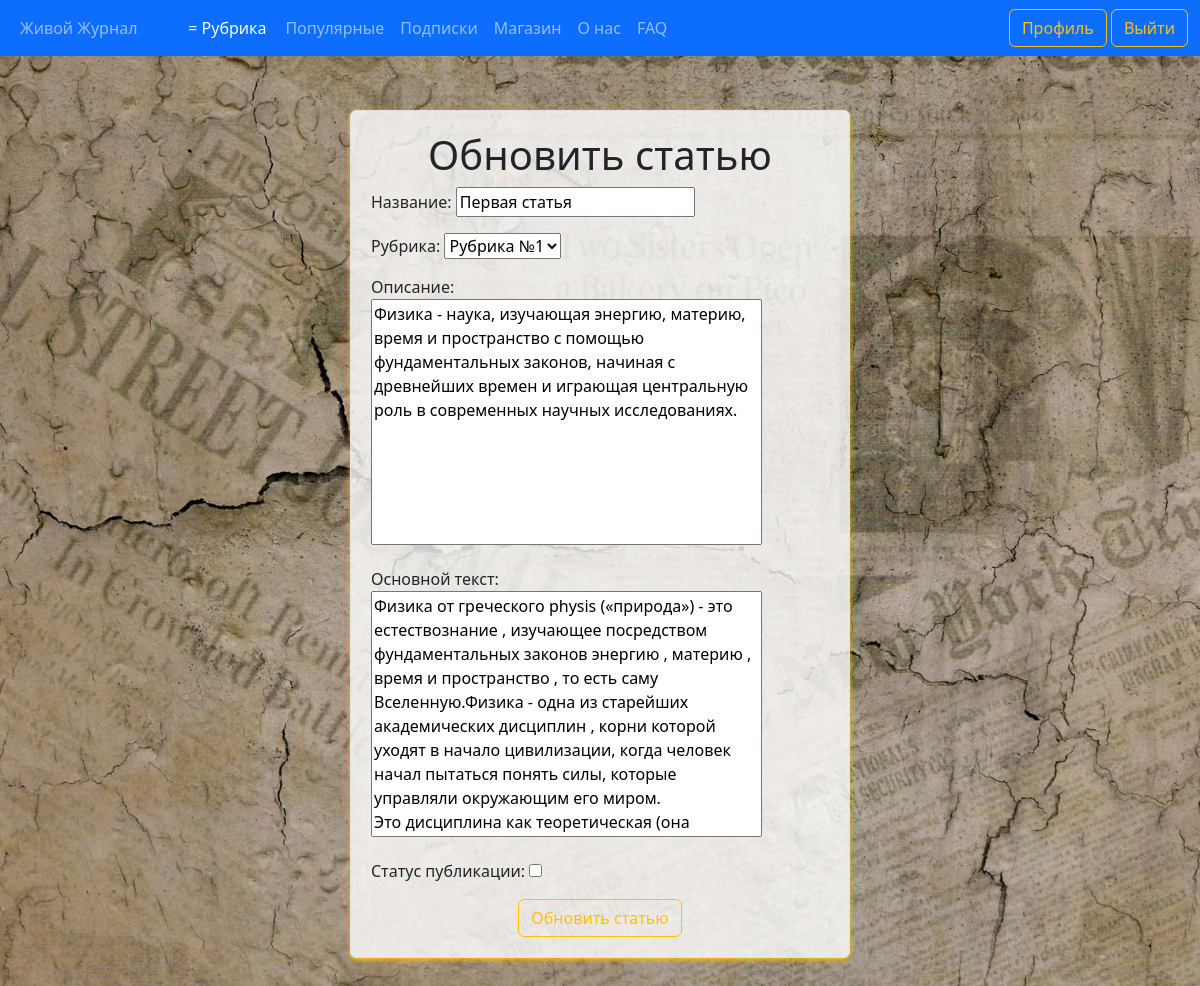
The page /articles/1/update (signed in) on the database as committed earlier.
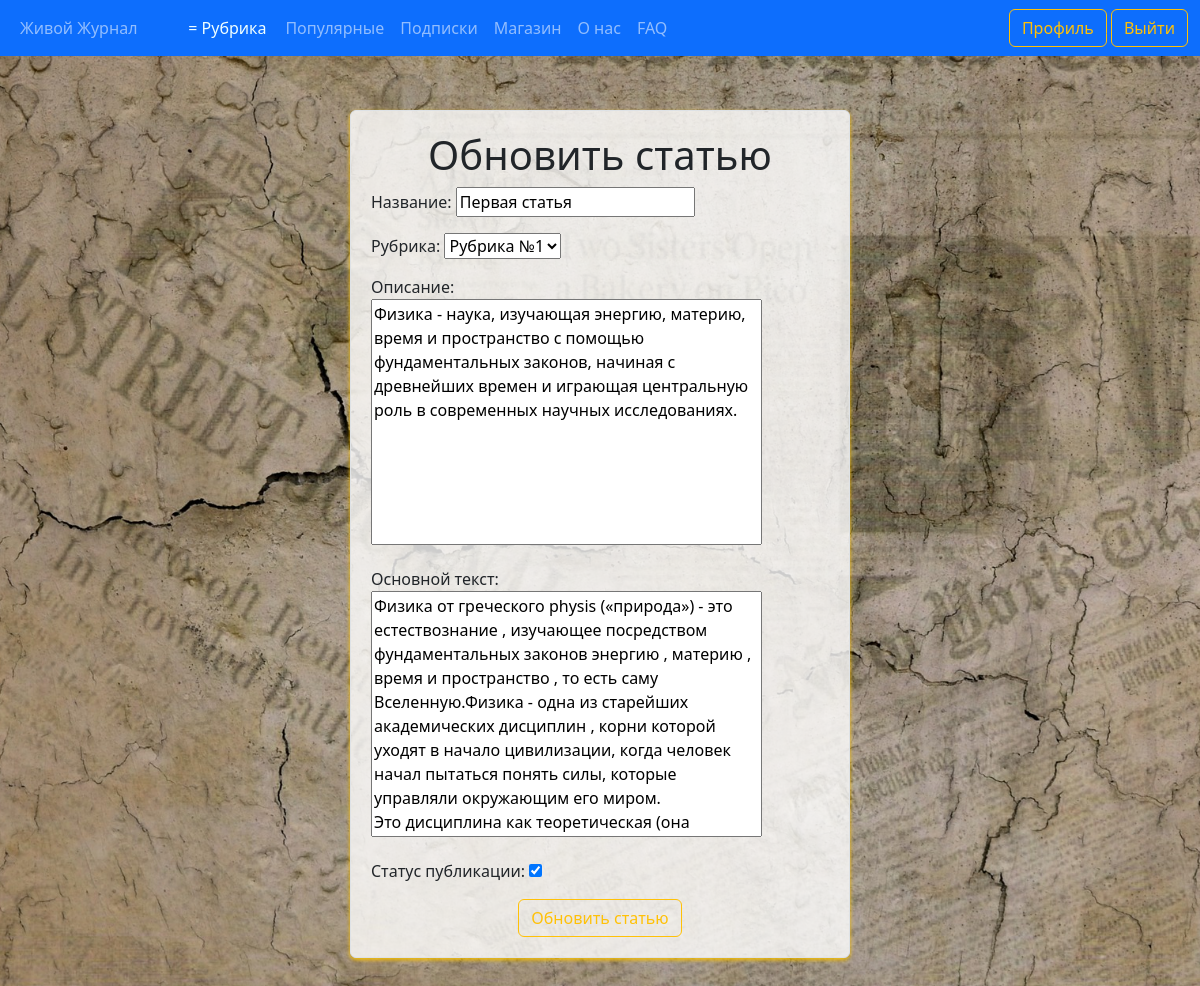
The same page on the database as committed later.
### journal/models.py (models this page shows, shortened)
class Article(models.Model):
    CATEGORY_CHOICES = [
        ('Category №1', 'Рубрика №1'),
        ('Category №2', 'Рубрика №2'),
        ('Category №3', 'Рубрика №3'),
        ('Category №4', 'Рубрика №4'),
        ('Category №5', 'Рубрика №5'),
    ]
    title = models.CharField('Название', max_length=100)
    description = models.TextField('Описание')
    text = models.TextField('Основной текст')
    category = models.CharField(max_length=50, verbose_name='Рубрика', choices=CATEGORY_CHOICES, default='Рубрика №1')
    author = models.ForeignKey(User, verbose_name='Автор', on_delete=models.CASCADE)
    publication = models.BooleanField('Статус публикации', default=False)
    date = models.DateTimeField('Дата', default=timezone.now)
    likes = models.IntegerField('Количество лайков', default=0)
    class Meta:
        verbose_name = 'Статью'
        verbose_name_plural = 'Статьи'

### journal/views.py (the view, shortened to what this page needs)
# urls.py: path('articles/<int:pk>/update', views.UpdateArticleView.as_view(), name='articles-update'),
class UpdateArticleView(LoginRequiredMixin, UserPassesTestMixin, UpdateView):
    model = Article
    template_name = 'journal/create_article.html'
    fields = ['title', 'category', 'description', 'text', 'publication']
    def get_context_data(self, **kwargs):
        ctx = super(UpdateArticleView, self).get_context_data(**kwargs)
        ctx['title'] = 'Обновление статьи'
        ctx['btn_text'] = 'Обновить статью'
        return ctx
    def test_func(self):
        articles = self.get_object()
        user = self.request.user
        profile = Profile.objects.get(user=user)
        if self.request.user == articles.author:
            if not articles.publication or profile.status == 'User VIP' or self.request.user.is_superuser:
                return True
        return False

### journal/templates/journal/create_article.html (shortened to what this page needs)
{% extends 'journal/base.html' %}
{% block content %}
  <div class="container">
    <div class="registration-form alert-light">
      <h1 class="text-center">{{ btn_text }}</h1>
      <form method="post">
        {{ form.as_p }}
        <div class="text-center">
          <button class="btn btn-outline-warning" type="submit">{{ btn_text }}</button>
        </div>
      </form>
    </div>
  </div>
{% endblock %}

Rows that differ between the two databases and show on the page:
changed Article "Первая статья": publication "☐" → "☑"
